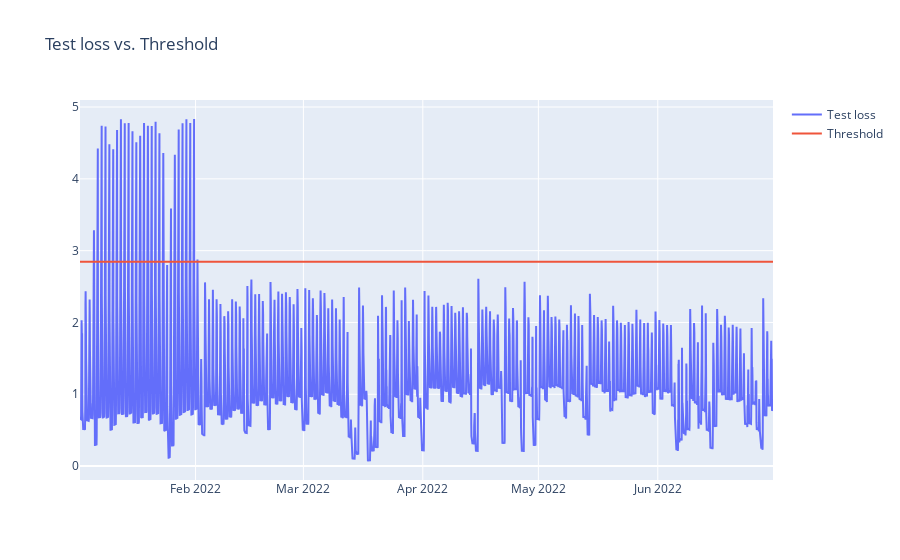

The cell this chart's notebook holds for it:
### Code cell
fig = go.Figure()
fig.add_trace(go.Scatter(x=test_score_df['datetime'], y=test_score_df['loss'], name='Test loss'))
fig.add_trace(go.Scatter(x=test_score_df['datetime'], y=test_score_df['threshold'], name='Threshold'))
fig.update_layout(showlegend=True, title='Test loss vs. Threshold')
fig.show()

### Figure 1 — Plotly figure (JSON) as saved in the notebook; plotly's stock layout.template omitted (floating-point values rounded to 4 significant figures; data arrays with more than 128 entries replaced by an {"elided": "..."} marker saying what was removed)
{"data": [{"name": "Test loss", "type": "scatter", "x": {"elided": "4184 str values"}, "y": {"elided": "4184 float values"}}, {"name": "Threshold", "type": "scatter", "x": {"elided": "4184 str values"}, "y": {"elided": "4184 float values"}}], "layout": {"showlegend": true, "title": {"text": "Test loss vs. Threshold"}}}
